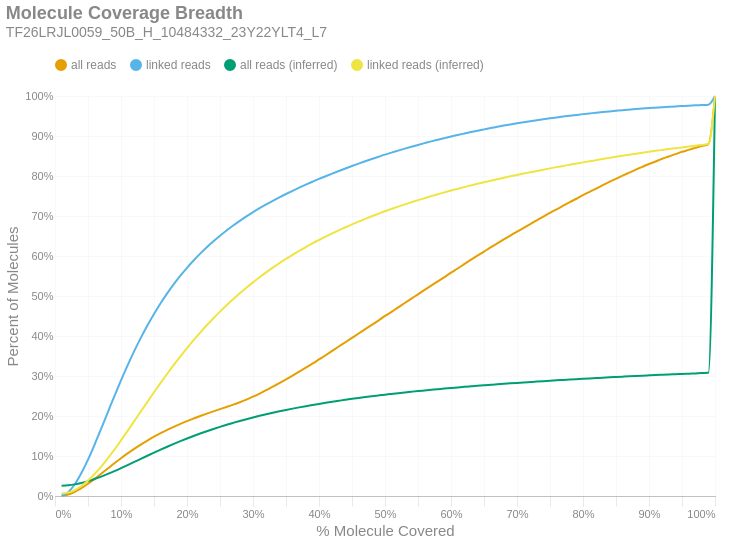

Notebook code for this chart:
### Markdown cell above
### Molecule Read Coverage
This chart shows molecule coverage breadth as computed by the number of bases aligned to that molecule. In other words, "*how much of each unique long molecule is actually sequenced/aligned?*" Keep in mind there is a distinction between sequences and alignments, since some sequences belonging to a particular molecule may not align well and wouldn't appear in the alignment data. This chart also shows molecule coverage breadth as computed by the *inferred fragment* from which the aligned sequences originate. Unlike read coverage, this calculation takes into account the total insert size, including unsequenced gaps between the forward and reverse reads. Like the previous figures, these are cumulative percents.

### Code cell
if SKIPLR:
    print_html(f"Skipped")
else:
    binned_df = consolidated_hist(valids['coverage_bp'], mask, 0.01, True)
    binned_df_inf = consolidated_hist(valids['coverage_inserts'], mask, 0.01, True)
    binned_df = binned_df.with_columns(pl.lit(binned_df_inf['all reads (cumsum)']).alias('all reads (inferred)'))
    binned_df = binned_df.with_columns(pl.lit(binned_df_inf['linked reads (cumsum)']).alias('linked reads (inferred)'))
    binned_df = binned_df.with_columns(
        (pl.col('bin').cast(pl.Float64) + 0.01).alias('right_edge')
    )

    with SafeRender(binned_df):
        (
            density_plot(binned_df, 'Molecule Coverage Breadth', samplename, 'molcov', ['all reads (inferred)','linked reads (inferred)'])
            .encode(
                #x=alt.X('bin:Q', title="% Molecule Covered").axis(format = '%').scale(padding=0),
                x=alt.X('right_edge:Q', title="% Molecule Covered").axis(format='%').scale(padding=0),
                y=alt.Y('value:Q', title='Percent of Molecules')
                    .axis(format='%')
                    .stack(False)
                    .scale(domainMin=0, padding=0),
                color=alt.Color("key:N").scale(domain = ["all reads", "linked reads", "all reads (inferred)", "linked reads (inferred)"]),
                tooltip = [
                    alt.Tooltip("key:N", title = "Data Type"),
                    alt.Tooltip("range_label:N", title="% Molecule Covered"),
                    alt.Tooltip("value:Q", format = ".2%", title="% Molecules")
                ]
            )
        ).display()

### Figure 1 — Vega-Lite specification as saved in the notebook (floating-point values rounded to 4 significant figures)
{"width": "container", "height": 400, "config": {"title": {"anchor": "start", "dy": -15, "fontSize": 18, "color": "#888888", "subtitleColor": "#888888", "subtitleFontSize": 14}, "arc": {"fill": "#0072B2"}, "axis": {"domainColor": "#888888", "domainWidth": 0.5, "gridWidth": 0.2, "grid": false, "titleFontWeight": 400, "titleFontSize": 15, "labelFontSize": 11, "labelColor": "#888888", "tickColor": "#888888", "tickWidth": 0.2, "titleColor": "#888888"}, "axisBand": {"grid": false}, "axisX": {"grid": true, "tickSize": 10, "domainCap": "round"}, "axisY": {"domain": false, "grid": true, "tickSize": 0, "domainCap": "round"}, "background": "transparent", "header": {"labelFontSize": 15, "labelColor": "#888888", "titleFontSize": 15, "titleFontWeight": 600, "titleColor": "#888888"}, "legend": {"labelFont": "sans-serif", "labelFontSize": 12, "labelColor": "#888888", "symbolSize": 100, "symbolType": "circle", "titleFontSize": 12, "titlePadding": 10, "titleColor": "#888888", "title": null, "orient": "top"}, "range": {"category": ["#E69F00", "#56B4E9", "#009E73", "#F0E442", "#0072B2", "#D55E00", "#CC79A7", "#000000"], "diverging": ["#cfe8f3", "#a2d4ec", "#73bfe2", "#46abdb", "#1696d2", "#12719e"]}, "area": {"fill": "#0072B2", "fillOpacity": 0.7, "line": true, "strokeOpacity": 0.7}, "line": {"color": "#0072B2", "stroke": "#0072B2", "strokeWidth": 2}, "trail": {"color": "#0072B2", "stroke": "#0072B2", "strokeWidth": 0, "size": 1}, "point": {"filled": true, "fillOpacity": 1.0, "size": 95}, "text": {"color": "#888888", "fontSize": 11, "align": "right", "fontWeight": 400, "size": 11}, "bar": {"fill": "#0072B2", "stroke": null}, "view": {"stroke": null, "continuousWidth": 660, "continuousHeight": 400}}, "data": {"name": "data-ffafd2f55dea6c3471a124e2d5257ec2"}, "mark": {"type": "line", "interpolate": "monotone", "point": {"opacity": 0, "size": 275}}, "encoding": {"color": {"field": "key", "scale": {"domain": ["all reads", "linked reads", "all reads (inferred)", "linked reads (inferred)"]}, "type": "nominal"}, "tooltip": [{"field": "key", "title": "Data Type", "type": "nominal"}, {"field": "range_label", "title": "% Molecule Covered", "type": "nominal"}, {"field": "value", "format": ".2%", "title": "% Molecules", "type": "quantitative"}], "x": {"axis": {"format": "%"}, "field": "right_edge", "scale": {"padding": 0}, "title": "% Molecule Covered", "type": "quantitative"}, "y": {"axis": {"format": "%"}, "field": "value", "scale": {"domainMin": 0, "padding": 0}, "stack": false, "title": "Percent of Molecules", "type": "quantitative"}}, "params": [{"name": "param_c36ac31b6afebe62", "select": {"type": "point", "fields": ["key"]}, "bind": "legend"}], "title": {"text": "Molecule Coverage Breadth", "subtitle": "TF26LRJL0059_50B_H_10484332_23Y22YLT4_L7"}, "transform": [{"fold": ["all reads (cumsum)", "linked reads (cumsum)", "all reads (inferred)", "linked reads (inferred)"]}, {"calculate": "replace(datum.key, ' (cumsum)', '')", "as": "key"}, {"filter": {"param": "param_c36ac31b6afebe62"}}], "usermeta": {"embedOptions": {"downloadFileName": "TF26LRJL0059_50B_H_10484332_23Y22YLT4_L7.molcov"}}, "$schema": "https://vega.github.io/schema/vega-lite/v6.4.1.json", "datasets": {"data-ffafd2f55dea6c3471a124e2d5257ec2": [{"bin": "0.0", "interval": "0.0-0.01", "all reads": 0.0003573, "linked reads": 0.0006037, "all reads (cumsum)": 0.0003573, "linked reads (cumsum)": 0.0006037, "range_label": "0.0-0.01", "all reads (inferred)": 0.02585, "linked reads (inferred)": 0.005977, "right_edge": 0.01}, {"bin": "0.01", "interval": "0.01-0.02", "all reads": 0.003369, "linked reads": 0.008871, "all reads (cumsum)": 0.003727, "linked reads (cumsum)": 0.009475, "range_label": "0.01-0.02", "all reads (inferred)": 0.02682, "linked reads (inferred)": 0.00836, "right_edge": 0.02}, {"bin": "0.02", "interval": "0.02-0.03", "all reads": 0.006831, "linked reads": 0.01981, "all reads (cumsum)": 0.01056, "linked reads (cumsum)": 0.02928, "range_label": "0.02-0.03", "all reads (inferred)": 0.02906, "linked reads (inferred)": 0.01471, "right_edge": 0.03}, {"bin": "0.03", "interval": "0.03-0.04", "all reads": 0.009208, "linked reads": 0.028, "all reads (cumsum)": 0.01977, "linked reads (cumsum)": 0.05728, "range_label": "0.03-0.04", "all reads (inferred)": 0.03253, "linked reads (inferred)": 0.02499, "right_edge": 0.04}, {"bin": "0.04", "interval": "0.04-0.05", "all reads": 0.01089, "linked reads": 0.03351, "all reads (cumsum)": 0.03066, "linked reads (cumsum)": 0.09079, "range_label": "0.04-0.05", "all reads (inferred)": 0.03711, "linked reads (inferred)": 0.0386, "right_edge": 0.05}, {"bin": "0.05", "interval": "0.05-0.06", "all reads": 0.0122, "linked reads": 0.03782, "all reads (cumsum)": 0.04286, "linked reads (cumsum)": 0.1286, "range_label": "0.05-0.06", "all reads (inferred)": 0.04247, "linked reads (inferred)": 0.05493, "right_edge": 0.06}, {"bin": "0.06", "interval": "0.06-0.07", "all reads": 0.01285, "linked reads": 0.03992, "all reads (cumsum)": 0.05571, "linked reads (cumsum)": 0.1685, "range_label": "0.06-0.07", "all reads (inferred)": 0.04855, "linked reads (inferred)": 0.07357, "right_edge": 0.07}, {"bin": "0.07", "interval": "0.07-0.08", "all reads": 0.01307, "linked reads": 0.04071, "all reads (cumsum)": 0.06878, "linked reads (cumsum)": 0.2092, "range_label": "0.07-0.08", "all reads (inferred)": 0.05519, "linked reads (inferred)": 0.09407, "right_edge": 0.08}, {"bin": "0.08", "interval": "0.08-0.09", "all reads": 0.01303, "linked reads": 0.04058, "all reads (cumsum)": 0.0818, "linked reads (cumsum)": 0.2498, "range_label": "0.08-0.09", "all reads (inferred)": 0.06226, "linked reads (inferred)": 0.116, "right_edge": 0.09}, {"bin": "0.09", "interval": "0.09-0.1", "all reads": 0.0126, "linked reads": 0.03924, "all reads (cumsum)": 0.0944, "linked reads (cumsum)": 0.2891, "range_label": "0.09-0.1", "all reads (inferred)": 0.06972, "linked reads (inferred)": 0.1391, "right_edge": 0.1}, {"bin": "0.1", "interval": "0.1-0.11", "all reads": 0.01205, "linked reads": 0.03753, "all reads (cumsum)": 0.1065, "linked reads (cumsum)": 0.3266, "range_label": "0.1-0.11", "all reads (inferred)": 0.07736, "linked reads (inferred)": 0.1628, "right_edge": 0.11}, {"bin": "0.11", "interval": "0.11-0.12", "all reads": 0.01142, "linked reads": 0.0355, "all reads (cumsum)": 0.1179, "linked reads (cumsum)": 0.3621, "range_label": "0.11-0.12", "all reads (inferred)": 0.08513, "linked reads (inferred)": 0.187, "right_edge": 0.12}, {"bin": "0.12", "interval": "0.12-0.13", "all reads": 0.01075, "linked reads": 0.03325, "all reads (cumsum)": 0.1286, "linked reads (cumsum)": 0.3953, "range_label": "0.12-0.13", "all reads (inferred)": 0.09294, "linked reads (inferred)": 0.2113, "right_edge": 0.13}, {"bin": "0.13", "interval": "0.13-0.14", "all reads": 0.01008, "linked reads": 0.03094, "all reads (cumsum)": 0.1387, "linked reads (cumsum)": 0.4263, "range_label": "0.13-0.14", "all reads (inferred)": 0.1007, "linked reads (inferred)": 0.2354, "right_edge": 0.14}, {"bin": "0.14", "interval": "0.14-0.15", "all reads": 0.009426, "linked reads": 0.02873, "all reads (cumsum)": 0.1481, "linked reads (cumsum)": 0.455, "range_label": "0.14-0.15", "all reads (inferred)": 0.1083, "linked reads (inferred)": 0.2593, "right_edge": 0.15}, {"bin": "0.15", "interval": "0.15-0.16", "all reads": 0.008887, "linked reads": 0.02684, "all reads (cumsum)": 0.157, "linked reads (cumsum)": 0.4818, "range_label": "0.15-0.16", "all reads (inferred)": 0.1159, "linked reads (inferred)": 0.2827, "right_edge": 0.16}, {"bin": "0.16", "interval": "0.16-0.17", "all reads": 0.008274, "linked reads": 0.02472, "all reads (cumsum)": 0.1653, "linked reads (cumsum)": 0.5066, "range_label": "0.16-0.17", "all reads (inferred)": 0.1232, "linked reads (inferred)": 0.3055, "right_edge": 0.17}, {"bin": "0.17", "interval": "0.17-0.18", "all reads": 0.007738, "linked reads": 0.02289, "all reads (cumsum)": 0.173, "linked reads (cumsum)": 0.5295, "range_label": "0.17-0.18", "all reads (inferred)": 0.1302, "linked reads (inferred)": 0.3277, "right_edge": 0.18}, {"bin": "0.18", "interval": "0.18-0.19", "all reads": 0.007307, "linked reads": 0.02131, "all reads (cumsum)": 0.1803, "linked reads (cumsum)": 0.5508, "range_label": "0.18-0.19", "all reads (inferred)": 0.1371, "linked reads (inferred)": 0.3491, "right_edge": 0.19}, {"bin": "0.19", "interval": "0.19-0.2", "all reads": 0.006892, "linked reads": 0.01977, "all reads (cumsum)": 0.1872, "linked reads (cumsum)": 0.5705, "range_label": "0.19-0.2", "all reads (inferred)": 0.1437, "linked reads (inferred)": 0.3697, "right_edge": 0.2}, {"bin": "0.2", "interval": "0.2-0.21", "all reads": 0.006419, "linked reads": 0.01817, "all reads (cumsum)": 0.1937, "linked reads (cumsum)": 0.5887, "range_label": "0.2-0.21", "all reads (inferred)": 0.15, "linked reads (inferred)": 0.3896, "right_edge": 0.21}, {"bin": "0.21", "interval": "0.21-0.22", "all reads": 0.006202, "linked reads": 0.01715, "all reads (cumsum)": 0.1999, "linked reads (cumsum)": 0.6058, "range_label": "0.21-0.22", "all reads (inferred)": 0.1561, "linked reads (inferred)": 0.4085, "right_edge": 0.22}, {"bin": "0.22", "interval": "0.22-0.23", "all reads": 0.005962, "linked reads": 0.01598, "all reads (cumsum)": 0.2058, "linked reads (cumsum)": 0.6218, "range_label": "0.22-0.23", "all reads (inferred)": 0.162, "linked reads (inferred)": 0.4268, "right_edge": 0.23}, {"bin": "0.23", "interval": "0.23-0.24", "all reads": 0.005755, "linked reads": 0.01495, "all reads (cumsum)": 0.2116, "linked reads (cumsum)": 0.6368, "range_label": "0.23-0.24", "all reads (inferred)": 0.1676, "linked reads (inferred)": 0.4443, "right_edge": 0.24}, {"bin": "0.24", "interval": "0.24-0.25", "all reads": 0.005594, "linked reads": 0.01401, "all reads (cumsum)": 0.2172, "linked reads (cumsum)": 0.6508, "range_label": "0.24-0.25", "all reads (inferred)": 0.1729, "linked reads (inferred)": 0.461, "right_edge": 0.25}, {"bin": "0.25", "interval": "0.25-0.26", "all reads": 0.005484, "linked reads": 0.01306, "all reads (cumsum)": 0.2226, "linked reads (cumsum)": 0.6638, "range_label": "0.25-0.26", "all reads (inferred)": 0.178, "linked reads (inferred)": 0.477, "right_edge": 0.26}, {"bin": "0.26", "interval": "0.26-0.27", "all reads": 0.005683, "linked reads": 0.01233, "all reads (cumsum)": 0.2283, "linked reads (cumsum)": 0.6762, "range_label": "0.26-0.27", "all reads (inferred)": 0.1829, "linked reads (inferred)": 0.4922, "right_edge": 0.27}, {"bin": "0.27", "interval": "0.27-0.28", "all reads": 0.006128, "linked reads": 0.01167, "all reads (cumsum)": 0.2345, "linked reads (cumsum)": 0.6878, "range_label": "0.27-0.28", "all reads (inferred)": 0.1876, "linked reads (inferred)": 0.507, "right_edge": 0.28}, {"bin": "0.28", "interval": "0.28-0.29", "all reads": 0.006605, "linked reads": 0.01102, "all reads (cumsum)": 0.2411, "linked reads (cumsum)": 0.6989, "range_label": "0.28-0.29", "all reads (inferred)": 0.1921, "linked reads (inferred)": 0.5208, "right_edge": 0.29}, {"bin": "0.29", "interval": "0.29-0.3", "all reads": 0.007204, "linked reads": 0.01059, "all reads (cumsum)": 0.2483, "linked reads (cumsum)": 0.7095, "range_label": "0.29-0.3", "all reads (inferred)": 0.1963, "linked reads (inferred)": 0.5341, "right_edge": 0.3}, {"bin": "0.3", "interval": "0.3-0.31", "all reads": 0.007832, "linked reads": 0.009972, "all reads (cumsum)": 0.2561, "linked reads (cumsum)": 0.7194, "range_label": "0.3-0.31", "all reads (inferred)": 0.2004, "linked reads (inferred)": 0.5469, "right_edge": 0.31}, {"bin": "0.31", "interval": "0.31-0.32", "all reads": 0.008379, "linked reads": 0.009446, "all reads (cumsum)": 0.2645, "linked reads (cumsum)": 0.7289, "range_label": "0.31-0.32", "all reads (inferred)": 0.2044, "linked reads (inferred)": 0.5592, "right_edge": 0.32}, {"bin": "0.32", "interval": "0.32-0.33", "all reads": 0.008877, "linked reads": 0.00908, "all reads (cumsum)": 0.2734, "linked reads (cumsum)": 0.738, "range_label": "0.32-0.33", "all reads (inferred)": 0.2081, "linked reads (inferred)": 0.5709, "right_edge": 0.33}, {"bin": "0.33", "interval": "0.33-0.34", "all reads": 0.009008, "linked reads": 0.008684, "all reads (cumsum)": 0.2824, "linked reads (cumsum)": 0.7466, "range_label": "0.33-0.34", "all reads (inferred)": 0.2117, "linked reads (inferred)": 0.5822, "right_edge": 0.34}, {"bin": "0.34", "interval": "0.34-0.35", "all reads": 0.009309, "linked reads": 0.008318, "all reads (cumsum)": 0.2917, "linked reads (cumsum)": 0.755, "range_label": "0.34-0.35", "all reads (inferred)": 0.2152, "linked reads (inferred)": 0.5929, "right_edge": 0.35}, {"bin": "0.35", "interval": "0.35-0.36", "all reads": 0.009521, "linked reads": 0.008019, "all reads (cumsum)": 0.3012, "linked reads (cumsum)": 0.763, "range_label": "0.35-0.36", "all reads (inferred)": 0.2184, "linked reads (inferred)": 0.6031, "right_edge": 0.36}, {"bin": "0.36", "interval": "0.36-0.37", "all reads": 0.009722, "linked reads": 0.007743, "all reads (cumsum)": 0.3109, "linked reads (cumsum)": 0.7707, "range_label": "0.36-0.37", "all reads (inferred)": 0.2216, "linked reads (inferred)": 0.6129, "right_edge": 0.37}, {"bin": "0.37", "interval": "0.37-0.38", "all reads": 0.00981, "linked reads": 0.007511, "all reads (cumsum)": 0.3207, "linked reads (cumsum)": 0.7782, "range_label": "0.37-0.38", "all reads (inferred)": 0.2246, "linked reads (inferred)": 0.6223, "right_edge": 0.38}, {"bin": "0.38", "interval": "0.38-0.39", "all reads": 0.01013, "linked reads": 0.007334, "all reads (cumsum)": 0.3309, "linked reads (cumsum)": 0.7856, "range_label": "0.38-0.39", "all reads (inferred)": 0.2275, "linked reads (inferred)": 0.6314, "right_edge": 0.39}, {"bin": "0.39", "interval": "0.39-0.4", "all reads": 0.01053, "linked reads": 0.007166, "all reads (cumsum)": 0.3414, "linked reads (cumsum)": 0.7927, "range_label": "0.39-0.4", "all reads (inferred)": 0.2303, "linked reads (inferred)": 0.64, "right_edge": 0.4}, {"bin": "0.4", "interval": "0.4-0.41", "all reads": 0.01054, "linked reads": 0.006737, "all reads (cumsum)": 0.3519, "linked reads (cumsum)": 0.7995, "range_label": "0.4-0.41", "all reads (inferred)": 0.233, "linked reads (inferred)": 0.6484, "right_edge": 0.41}, {"bin": "0.41", "interval": "0.41-0.42", "all reads": 0.01086, "linked reads": 0.006607, "all reads (cumsum)": 0.3628, "linked reads (cumsum)": 0.8061, "range_label": "0.41-0.42", "all reads (inferred)": 0.2356, "linked reads (inferred)": 0.6565, "right_edge": 0.42}, {"bin": "0.42", "interval": "0.42-0.43", "all reads": 0.01086, "linked reads": 0.006475, "all reads (cumsum)": 0.3737, "linked reads (cumsum)": 0.8125, "range_label": "0.42-0.43", "all reads (inferred)": 0.2381, "linked reads (inferred)": 0.6643, "right_edge": 0.43}, {"bin": "0.43", "interval": "0.43-0.44", "all reads": 0.0108, "linked reads": 0.006328, "all reads (cumsum)": 0.3845, "linked reads (cumsum)": 0.8189, "range_label": "0.43-0.44", "all reads (inferred)": 0.2405, "linked reads (inferred)": 0.6719, "right_edge": 0.44}, {"bin": "0.44", "interval": "0.44-0.45", "all reads": 0.01087, "linked reads": 0.006174, "all reads (cumsum)": 0.3953, "linked reads (cumsum)": 0.825, "range_label": "0.44-0.45", "all reads (inferred)": 0.2428, "linked reads (inferred)": 0.6791, "right_edge": 0.45}, {"bin": "0.45", "interval": "0.45-0.46", "all reads": 0.01088, "linked reads": 0.005986, "all reads (cumsum)": 0.4062, "linked reads (cumsum)": 0.831, "range_label": "0.45-0.46", "all reads (inferred)": 0.2451, "linked reads (inferred)": 0.6861, "right_edge": 0.46}, {"bin": "0.46", "interval": "0.46-0.47", "all reads": 0.01076, "linked reads": 0.005852, "all reads (cumsum)": 0.417, "linked reads (cumsum)": 0.8369, "range_label": "0.46-0.47", "all reads (inferred)": 0.2472, "linked reads (inferred)": 0.6928, "right_edge": 0.47}, {"bin": "0.47", "interval": "0.47-0.48", "all reads": 0.011, "linked reads": 0.005636, "all reads (cumsum)": 0.428, "linked reads (cumsum)": 0.8425, "range_label": "0.47-0.48", "all reads (inferred)": 0.2493, "linked reads (inferred)": 0.6993, "right_edge": 0.48}, {"bin": "0.48", "interval": "0.48-0.49", "all reads": 0.01064, "linked reads": 0.00544, "all reads (cumsum)": 0.4386, "linked reads (cumsum)": 0.848, "range_label": "0.48-0.49", "all reads (inferred)": 0.2514, "linked reads (inferred)": 0.7057, "right_edge": 0.49}, {"bin": "0.49", "interval": "0.49-0.5", "all reads": 0.01168, "linked reads": 0.005419, "all reads (cumsum)": 0.4503, "linked reads (cumsum)": 0.8534, "range_label": "0.49-0.5", "all reads (inferred)": 0.2534, "linked reads (inferred)": 0.7119, "right_edge": 0.5}, {"bin": "0.5", "interval": "0.5-0.51", "all reads": 0.01009, "linked reads": 0.005049, "all reads (cumsum)": 0.4604, "linked reads (cumsum)": 0.8584, "range_label": "0.5-0.51", "all reads (inferred)": 0.2553, "linked reads (inferred)": 0.7177, "right_edge": 0.51}, {"bin": "0.51", "interval": "0.51-0.52", "all reads": 0.01129, "linked reads": 0.005102, "all reads (cumsum)": 0.4717, "linked reads (cumsum)": 0.8635, "range_label": "0.51-0.52", "all reads (inferred)": 0.2571, "linked reads (inferred)": 0.7235, "right_edge": 0.52}, {"bin": "0.52", "interval": "0.52-0.53", "all reads": 0.01082, "linked reads": 0.00488, "all reads (cumsum)": 0.4825, "linked reads (cumsum)": 0.8684, "range_label": "0.52-0.53", "all reads (inferred)": 0.2589, "linked reads (inferred)": 0.729, "right_edge": 0.53}, {"bin": "0.53", "interval": "0.53-0.54", "all reads": 0.01102, "linked reads": 0.004708, "all reads (cumsum)": 0.4935, "linked reads (cumsum)": 0.8731, "range_label": "0.53-0.54", "all reads (inferred)": 0.2606, "linked reads (inferred)": 0.7344, "right_edge": 0.54}, {"bin": "0.54", "interval": "0.54-0.55", "all reads": 0.01076, "linked reads": 0.004597, "all reads (cumsum)": 0.5043, "linked reads (cumsum)": 0.8777, "range_label": "0.54-0.55", "all reads (inferred)": 0.2623, "linked reads (inferred)": 0.7396, "right_edge": 0.55}, {"bin": "0.55", "interval": "0.55-0.56", "all reads": 0.01104, "linked reads": 0.004461, "all reads (cumsum)": 0.5153, "linked reads (cumsum)": 0.8822, "range_label": "0.55-0.56", "all reads (inferred)": 0.2639, "linked reads (inferred)": 0.7446, "right_edge": 0.56}, {"bin": "0.56", "interval": "0.56-0.57", "all reads": 0.01076, "linked reads": 0.004387, "all reads (cumsum)": 0.5261, "linked reads (cumsum)": 0.8866, "range_label": "0.56-0.57", "all reads (inferred)": 0.2655, "linked reads (inferred)": 0.7496, "right_edge": 0.57}, {"bin": "0.57", "interval": "0.57-0.58", "all reads": 0.01051, "linked reads": 0.004155, "all reads (cumsum)": 0.5366, "linked reads (cumsum)": 0.8907, "range_label": "0.57-0.58", "all reads (inferred)": 0.2671, "linked reads (inferred)": 0.7543, "right_edge": 0.58}, {"bin": "0.58", "interval": "0.58-0.59", "all reads": 0.01074, "linked reads": 0.004037, "all reads (cumsum)": 0.5473, "linked reads (cumsum)": 0.8948, "range_label": "0.58-0.59", "all reads (inferred)": 0.2686, "linked reads (inferred)": 0.759, "right_edge": 0.59}, {"bin": "0.59", "interval": "0.59-0.6", "all reads": 0.01096, "linked reads": 0.003989, "all reads (cumsum)": 0.5583, "linked reads (cumsum)": 0.8987, "range_label": "0.59-0.6", "all reads (inferred)": 0.27, "linked reads (inferred)": 0.7636, "right_edge": 0.6}, {"bin": "0.6", "interval": "0.6-0.61", "all reads": 0.01055, "linked reads": 0.003757, "all reads (cumsum)": 0.5688, "linked reads (cumsum)": 0.9025, "range_label": "0.6-0.61", "all reads (inferred)": 0.2714, "linked reads (inferred)": 0.7679, "right_edge": 0.61}, {"bin": "0.61", "interval": "0.61-0.62", "all reads": 0.0109, "linked reads": 0.003646, "all reads (cumsum)": 0.5797, "linked reads (cumsum)": 0.9062, "range_label": "0.61-0.62", "all reads (inferred)": 0.2728, "linked reads (inferred)": 0.7722, "right_edge": 0.62}, {"bin": "0.62", "interval": "0.62-0.63", "all reads": 0.01062, "linked reads": 0.003598, "all reads (cumsum)": 0.5903, "linked reads (cumsum)": 0.9097, "range_label": "0.62-0.63", "all reads (inferred)": 0.2742, "linked reads (inferred)": 0.7763, "right_edge": 0.63}, {"bin": "0.63", "interval": "0.63-0.64", "all reads": 0.01049, "linked reads": 0.003424, "all reads (cumsum)": 0.6008, "linked reads (cumsum)": 0.9132, "range_label": "0.63-0.64", "all reads (inferred)": 0.2755, "linked reads (inferred)": 0.7804, "right_edge": 0.64}, {"bin": "0.64", "interval": "0.64-0.65", "all reads": 0.01019, "linked reads": 0.003361, "all reads (cumsum)": 0.611, "linked reads (cumsum)": 0.9165, "range_label": "0.64-0.65", "all reads (inferred)": 0.2768, "linked reads (inferred)": 0.7843, "right_edge": 0.65}, {"bin": "0.65", "interval": "0.65-0.66", "all reads": 0.01049, "linked reads": 0.003346, "all reads (cumsum)": 0.6215, "linked reads (cumsum)": 0.9199, "range_label": "0.65-0.66", "all reads (inferred)": 0.278, "linked reads (inferred)": 0.7882, "right_edge": 0.66}, {"bin": "0.66", "interval": "0.66-0.67", "all reads": 0.009884, "linked reads": 0.00308, "all reads (cumsum)": 0.6314, "linked reads (cumsum)": 0.923, "range_label": "0.66-0.67", "all reads (inferred)": 0.2793, "linked reads (inferred)": 0.792, "right_edge": 0.67}, {"bin": "0.67", "interval": "0.67-0.68", "all reads": 0.01006, "linked reads": 0.00304, "all reads (cumsum)": 0.6414, "linked reads (cumsum)": 0.926, "range_label": "0.67-0.68", "all reads (inferred)": 0.2804, "linked reads (inferred)": 0.7956, "right_edge": 0.68}, {"bin": "0.68", "interval": "0.68-0.69", "all reads": 0.009721, "linked reads": 0.002889, "all reads (cumsum)": 0.6512, "linked reads (cumsum)": 0.9289, "range_label": "0.68-0.69", "all reads (inferred)": 0.2816, "linked reads (inferred)": 0.7991, "right_edge": 0.69}, {"bin": "0.69", "interval": "0.69-0.7", "all reads": 0.009813, "linked reads": 0.002786, "all reads (cumsum)": 0.661, "linked reads (cumsum)": 0.9317, "range_label": "0.69-0.7", "all reads (inferred)": 0.2827, "linked reads (inferred)": 0.8026, "right_edge": 0.7}, {"bin": "0.7", "interval": "0.7-0.71", "all reads": 0.009413, "linked reads": 0.00271, "all reads (cumsum)": 0.6704, "linked reads (cumsum)": 0.9344, "range_label": "0.7-0.71", "all reads (inferred)": 0.2839, "linked reads (inferred)": 0.806, "right_edge": 0.71}, {"bin": "0.71", "interval": "0.71-0.72", "all reads": 0.009331, "linked reads": 0.002603, "all reads (cumsum)": 0.6797, "linked reads (cumsum)": 0.937, "range_label": "0.71-0.72", "all reads (inferred)": 0.2849, "linked reads (inferred)": 0.8094, "right_edge": 0.72}, {"bin": "0.72", "interval": "0.72-0.73", "all reads": 0.009578, "linked reads": 0.002502, "all reads (cumsum)": 0.6893, "linked reads (cumsum)": 0.9395, "range_label": "0.72-0.73", "all reads (inferred)": 0.286, "linked reads (inferred)": 0.8127, "right_edge": 0.73}, {"bin": "0.73", "interval": "0.73-0.74", "all reads": 0.009117, "linked reads": 0.002412, "all reads (cumsum)": 0.6984, "linked reads (cumsum)": 0.9419, "range_label": "0.73-0.74", "all reads (inferred)": 0.2871, "linked reads (inferred)": 0.8159, "right_edge": 0.74}, {"bin": "0.74", "interval": "0.74-0.75", "all reads": 0.009514, "linked reads": 0.002369, "all reads (cumsum)": 0.7079, "linked reads (cumsum)": 0.9443, "range_label": "0.74-0.75", "all reads (inferred)": 0.2881, "linked reads (inferred)": 0.8191, "right_edge": 0.75}, {"bin": "0.75", "interval": "0.75-0.76", "all reads": 0.008804, "linked reads": 0.002161, "all reads (cumsum)": 0.7167, "linked reads (cumsum)": 0.9464, "range_label": "0.75-0.76", "all reads (inferred)": 0.2891, "linked reads (inferred)": 0.8222, "right_edge": 0.76}, {"bin": "0.76", "interval": "0.76-0.77", "all reads": 0.008952, "linked reads": 0.002144, "all reads (cumsum)": 0.7257, "linked reads (cumsum)": 0.9486, "range_label": "0.76-0.77", "all reads (inferred)": 0.2901, "linked reads (inferred)": 0.8251, "right_edge": 0.77}, {"bin": "0.77", "interval": "0.77-0.78", "all reads": 0.008799, "linked reads": 0.002116, "all reads (cumsum)": 0.7345, "linked reads (cumsum)": 0.9507, "range_label": "0.77-0.78", "all reads (inferred)": 0.2911, "linked reads (inferred)": 0.8282, "right_edge": 0.78}, {"bin": "0.78", "interval": "0.78-0.79", "all reads": 0.008638, "linked reads": 0.001987, "all reads (cumsum)": 0.7431, "linked reads (cumsum)": 0.9527, "range_label": "0.78-0.79", "all reads (inferred)": 0.292, "linked reads (inferred)": 0.8311, "right_edge": 0.79}, {"bin": "0.79", "interval": "0.79-0.8", "all reads": 0.009073, "linked reads": 0.001999, "all reads (cumsum)": 0.7522, "linked reads (cumsum)": 0.9547, "range_label": "0.79-0.8", "all reads (inferred)": 0.293, "linked reads (inferred)": 0.834, "right_edge": 0.8}, {"bin": "0.8", "interval": "0.8-0.81", "all reads": 0.008239, "linked reads": 0.001756, "all reads (cumsum)": 0.7604, "linked reads (cumsum)": 0.9564, "range_label": "0.8-0.81", "all reads (inferred)": 0.2939, "linked reads (inferred)": 0.8369, "right_edge": 0.81}, {"bin": "0.81", "interval": "0.81-0.82", "all reads": 0.008259, "linked reads": 0.00179, "all reads (cumsum)": 0.7687, "linked reads (cumsum)": 0.9582, "range_label": "0.81-0.82", "all reads (inferred)": 0.2948, "linked reads (inferred)": 0.8397, "right_edge": 0.82}, {"bin": "0.82", "interval": "0.82-0.83", "all reads": 0.008392, "linked reads": 0.001679, "all reads (cumsum)": 0.7771, "linked reads (cumsum)": 0.9599, "range_label": "0.82-0.83", "all reads (inferred)": 0.2958, "linked reads (inferred)": 0.8425, "right_edge": 0.83}, {"bin": "0.83", "interval": "0.83-0.84", "all reads": 0.008135, "linked reads": 0.001611, "all reads (cumsum)": 0.7852, "linked reads (cumsum)": 0.9615, "range_label": "0.83-0.84", "all reads (inferred)": 0.2967, "linked reads (inferred)": 0.8453, "right_edge": 0.84}, {"bin": "0.84", "interval": "0.84-0.85", "all reads": 0.00779, "linked reads": 0.001499, "all reads (cumsum)": 0.793, "linked reads (cumsum)": 0.963, "range_label": "0.84-0.85", "all reads (inferred)": 0.2975, "linked reads (inferred)": 0.848, "right_edge": 0.85}, {"bin": "0.85", "interval": "0.85-0.86", "all reads": 0.007834, "linked reads": 0.001499, "all reads (cumsum)": 0.8008, "linked reads (cumsum)": 0.9645, "range_label": "0.85-0.86", "all reads (inferred)": 0.2984, "linked reads (inferred)": 0.8506, "right_edge": 0.86}, {"bin": "0.86", "interval": "0.86-0.87", "all reads": 0.007515, "linked reads": 0.001377, "all reads (cumsum)": 0.8084, "linked reads (cumsum)": 0.9659, "range_label": "0.86-0.87", "all reads (inferred)": 0.2992, "linked reads (inferred)": 0.8533, "right_edge": 0.87}, {"bin": "0.87", "interval": "0.87-0.88", "all reads": 0.007473, "linked reads": 0.001363, "all reads (cumsum)": 0.8158, "linked reads (cumsum)": 0.9673, "range_label": "0.87-0.88", "all reads (inferred)": 0.3001, "linked reads (inferred)": 0.8558, "right_edge": 0.88}, {"bin": "0.88", "interval": "0.88-0.89", "all reads": 0.007126, "linked reads": 0.001304, "all reads (cumsum)": 0.8229, "linked reads (cumsum)": 0.9686, "range_label": "0.88-0.89", "all reads (inferred)": 0.3009, "linked reads (inferred)": 0.8582, "right_edge": 0.89}, {"bin": "0.89", "interval": "0.89-0.9", "all reads": 0.007028, "linked reads": 0.001217, "all reads (cumsum)": 0.83, "linked reads (cumsum)": 0.9698, "range_label": "0.89-0.9", "all reads (inferred)": 0.3016, "linked reads (inferred)": 0.8606, "right_edge": 0.9}, {"bin": "0.9", "interval": "0.9-0.91", "all reads": 0.00629, "linked reads": 0.001138, "all reads (cumsum)": 0.8363, "linked reads (cumsum)": 0.9709, "range_label": "0.9-0.91", "all reads (inferred)": 0.3024, "linked reads (inferred)": 0.8629, "right_edge": 0.91}, {"bin": "0.91", "interval": "0.91-0.92", "all reads": 0.006992, "linked reads": 0.001158, "all reads (cumsum)": 0.8433, "linked reads (cumsum)": 0.9721, "range_label": "0.91-0.92", "all reads (inferred)": 0.3031, "linked reads (inferred)": 0.8652, "right_edge": 0.92}, {"bin": "0.92", "interval": "0.92-0.93", "all reads": 0.005519, "linked reads": 0.0009937, "all reads (cumsum)": 0.8488, "linked reads (cumsum)": 0.9731, "range_label": "0.92-0.93", "all reads (inferred)": 0.3038, "linked reads (inferred)": 0.8673, "right_edge": 0.93}, {"bin": "0.93", "interval": "0.93-0.94", "all reads": 0.00586, "linked reads": 0.0009881, "all reads (cumsum)": 0.8546, "linked reads (cumsum)": 0.9741, "range_label": "0.93-0.94", "all reads (inferred)": 0.3045, "linked reads (inferred)": 0.8694, "right_edge": 0.94}, {"bin": "0.94", "interval": "0.94-0.95", "all reads": 0.005859, "linked reads": 0.0009159, "all reads (cumsum)": 0.8605, "linked reads (cumsum)": 0.975, "range_label": "0.94-0.95", "all reads (inferred)": 0.3052, "linked reads (inferred)": 0.8715, "right_edge": 0.95}, {"bin": "0.95", "interval": "0.95-0.96", "all reads": 0.004724, "linked reads": 0.0008998, "all reads (cumsum)": 0.8652, "linked reads (cumsum)": 0.9759, "range_label": "0.95-0.96", "all reads (inferred)": 0.3059, "linked reads (inferred)": 0.8735, "right_edge": 0.96}, {"bin": "0.96", "interval": "0.96-0.97", "all reads": 0.005034, "linked reads": 0.0008448, "all reads (cumsum)": 0.8703, "linked reads (cumsum)": 0.9767, "range_label": "0.96-0.97", "all reads (inferred)": 0.3065, "linked reads (inferred)": 0.8756, "right_edge": 0.97}, {"bin": "0.97", "interval": "0.97-0.98", "all reads": 0.004855, "linked reads": 0.0007883, "all reads (cumsum)": 0.8751, "linked reads (cumsum)": 0.9775, "range_label": "0.97-0.98", "all reads (inferred)": 0.3072, "linked reads (inferred)": 0.8777, "right_edge": 0.98}, {"bin": "0.98", "interval": "0.98-0.99", "all reads": 0.004174, "linked reads": 0.000809, "all reads (cumsum)": 0.8793, "linked reads (cumsum)": 0.9783, "range_label": "0.98-0.99", "all reads (inferred)": 0.3079, "linked reads (inferred)": 0.8798, "right_edge": 0.99}, {"bin": "0.99", "interval": "0.99-1.0", "all reads": 0.1207, "linked reads": 0.02169, "all reads (cumsum)": 1.0, "linked reads (cumsum)": 1.0, "range_label": "0.99-1.0", "all reads (inferred)": 1.0, "linked reads (inferred)": 1.0, "right_edge": 1.0}]}}
